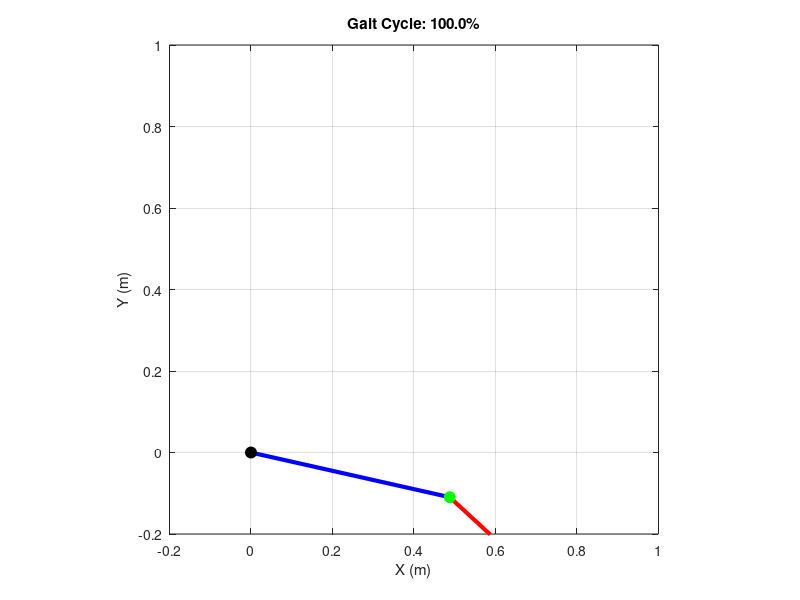
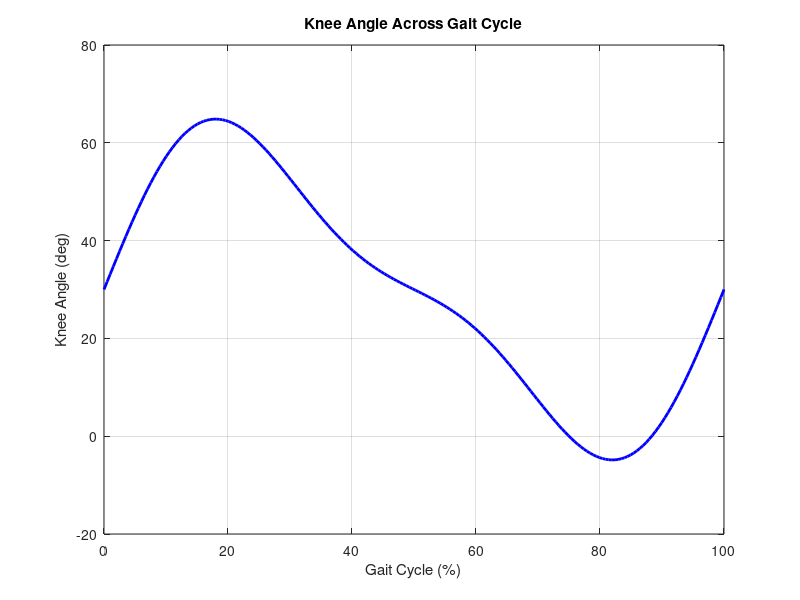

Recreate these plots in MATLAB, in order.
T = 100;                 % gait cycle percent
N = 200;                 % points in gait cycle
t = linspace(0, T, N);

% Knee angle (degrees) - as before
knee_angle = 30 + 30*sin(2*pi*t/T) + 10*sin(4*pi*t/T);

% Hip angle (degrees) - empirical approx, phase-lead to knee
A0 = 10;                 % average hip angle offset (degrees)
A1 = 25;                 % first harmonic amplitude
A2 = 5;                  % second harmonic amplitude
phi1 = -pi/4;            % phase lead
phi2 = -pi/2;

hip_angle = A0 + A1*sin(2*pi*t/T + phi1) + A2*sin(4*pi*t/T + phi2);

% Link lengths
L1 = 0.5;    % thigh length (m)
L2 = 0.5;    % shank length (m)

figure;
for i=1:N
    clf;
    hip = [0 0];

    % Calculate knee position
    theta_hip = deg2rad(hip_angle(i));         % variable hip angle in radians
    knee = hip + L1 * [cos(theta_hip), sin(theta_hip)];

    % Calculate ankle position using dynamic knee angle
    theta_knee = theta_hip - deg2rad(knee_angle(i));
    ankle = knee + L2 * [cos(theta_knee), sin(theta_knee)];

    % Plot leg segments and joints
    plot([hip(1) knee(1)], [hip(2) knee(2)], 'b-', 'LineWidth', 3); hold on;
    plot([knee(1) ankle(1)], [knee(2) ankle(2)], 'r-', 'LineWidth', 3);

    plot(hip(1), hip(2), 'ko', 'MarkerSize',8,'MarkerFaceColor','k');
    plot(knee(1), knee(2), 'go', 'MarkerSize',8,'MarkerFaceColor','g');
    plot(ankle(1), ankle(2), 'mo', 'MarkerSize',8,'MarkerFaceColor','m');

    axis equal;
    axis([-0.2 1 -0.2 1]);
    title(sprintf('Gait Cycle: %.1f%%', t(i)));
    xlabel('X (m)'); ylabel('Y (m)');
    grid on;
    pause(0.01);
end

figure;
plot(t, knee_angle, 'b', 'LineWidth', 2);
xlabel('Gait Cycle (%)');
ylabel('Knee Angle (deg)');
title('Knee Angle Across Gait Cycle');
grid on;
